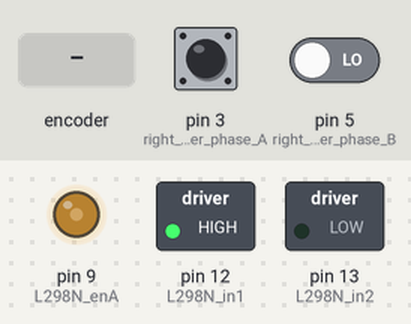
The sketch below on a simulated Arduino Uno, built with avr-gcc and run on an emulated ATmega328P. On the bench: switched loads named in the sketch (green lamp = pin HIGH), output pins drawn as LEDs (lit = HIGH). Inputs (shaded band) come from the test bench; at power-on: pin 3 (right_encoder_phase_A) HIGH, pin 5 (right_encoder_phase_B) LOW. What the sketch prints to the serial monitor is not drawn.

Above: at 1.2 s.
1.3 s: rotary encoder on pin 3 (right_encoder_phase_A) / pin 5 (right_encoder_phase_B) turned 1 step (first pin leading)
Timing chart, 0 to 4.3 s (numbered marks = the images above; inputs shaded):
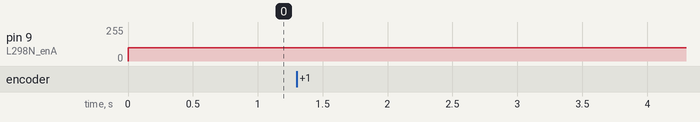

Measured:
- after the input at 1.3 s, every drawn part: stays the same

The sketch:

simple_encodor_reader.ino
```cpp
#define L298N_enA 9
#define L298N_in1 12
#define L298N_in2 13
#define right_encoder_phase_A 3
#define right_encoder_phase_B 5

unsigned int right_encoder_counter = 0;
String right_encoder_sign = "p";
double right_wheel_meas_vel = 0.0;

void setup() {

  pinMode(L298N_enA, OUTPUT);
  pinMode(L298N_in1, OUTPUT);
  pinMode(L298N_in2, OUTPUT);
  pinMode(right_encoder_phase_B, INPUT);

  attachInterrupt(digitalPinToInterrupt(right_encoder_phase_A), rightEncoderCallback, RISING);

  digitalWrite(L298N_in1, HIGH);
  digitalWrite(L298N_in2, LOW);

  Serial.begin(115200);

}

void loop() {
  right_wheel_meas_vel = 10 * right_encoder_counter * (60.0/385.0) * 0.10472;
  String encoder_read = right_encoder_sign + String(right_wheel_meas_vel);
  Serial.println(encoder_read);
  analogWrite(L298N_enA, 100);

  right_encoder_counter = 0;
  delay(100);

}

void rightEncoderCallback()
{
  right_encoder_counter++;
  if(digitalRead(right_encoder_phase_B) == HIGH)
  {
    right_encoder_sign = "p";
  }
  else
  {
    right_encoder_sign ="n";
  }
}
```
